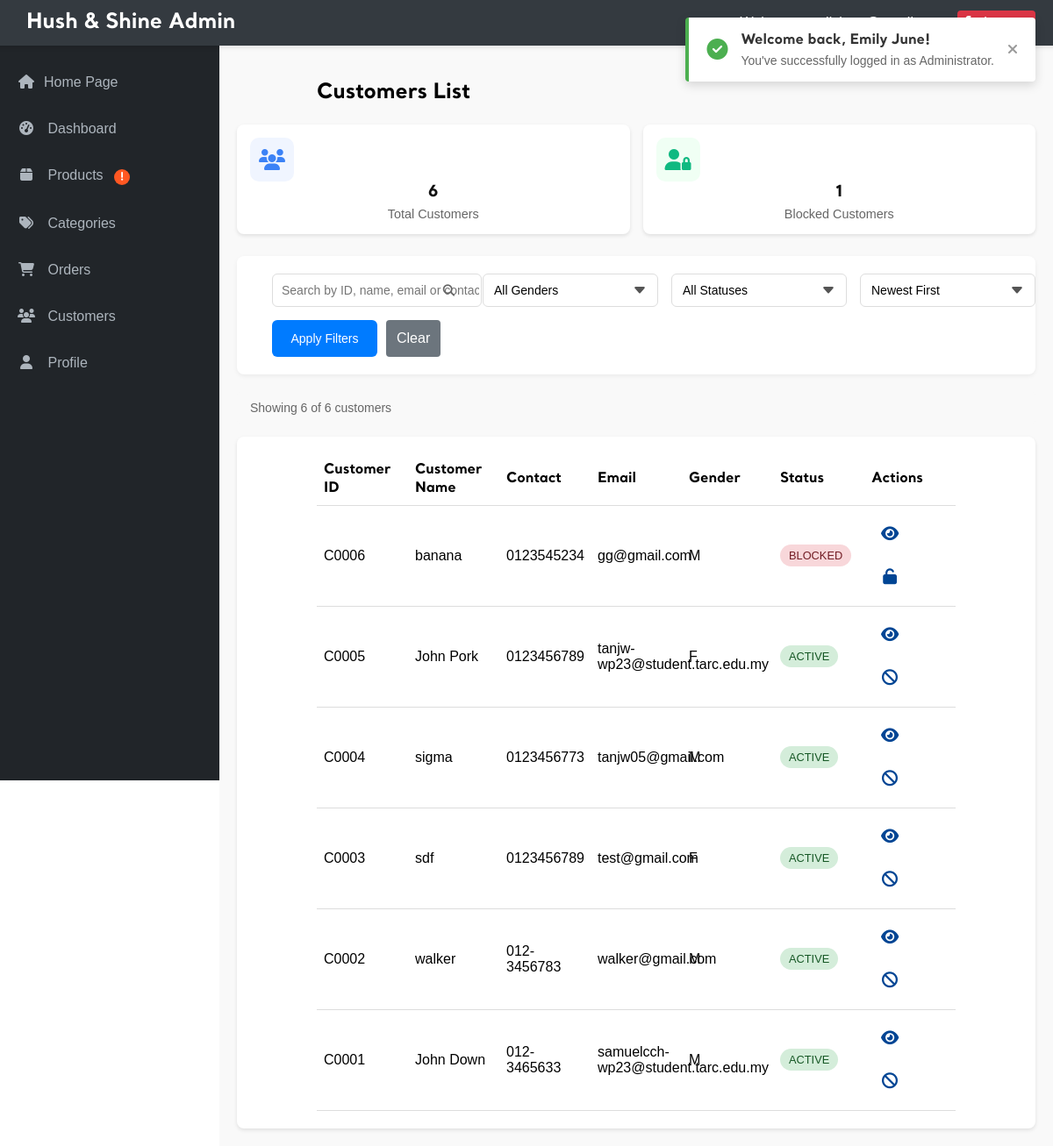
Page /admin/admin_customer.php (signed in) on the earlier database version.
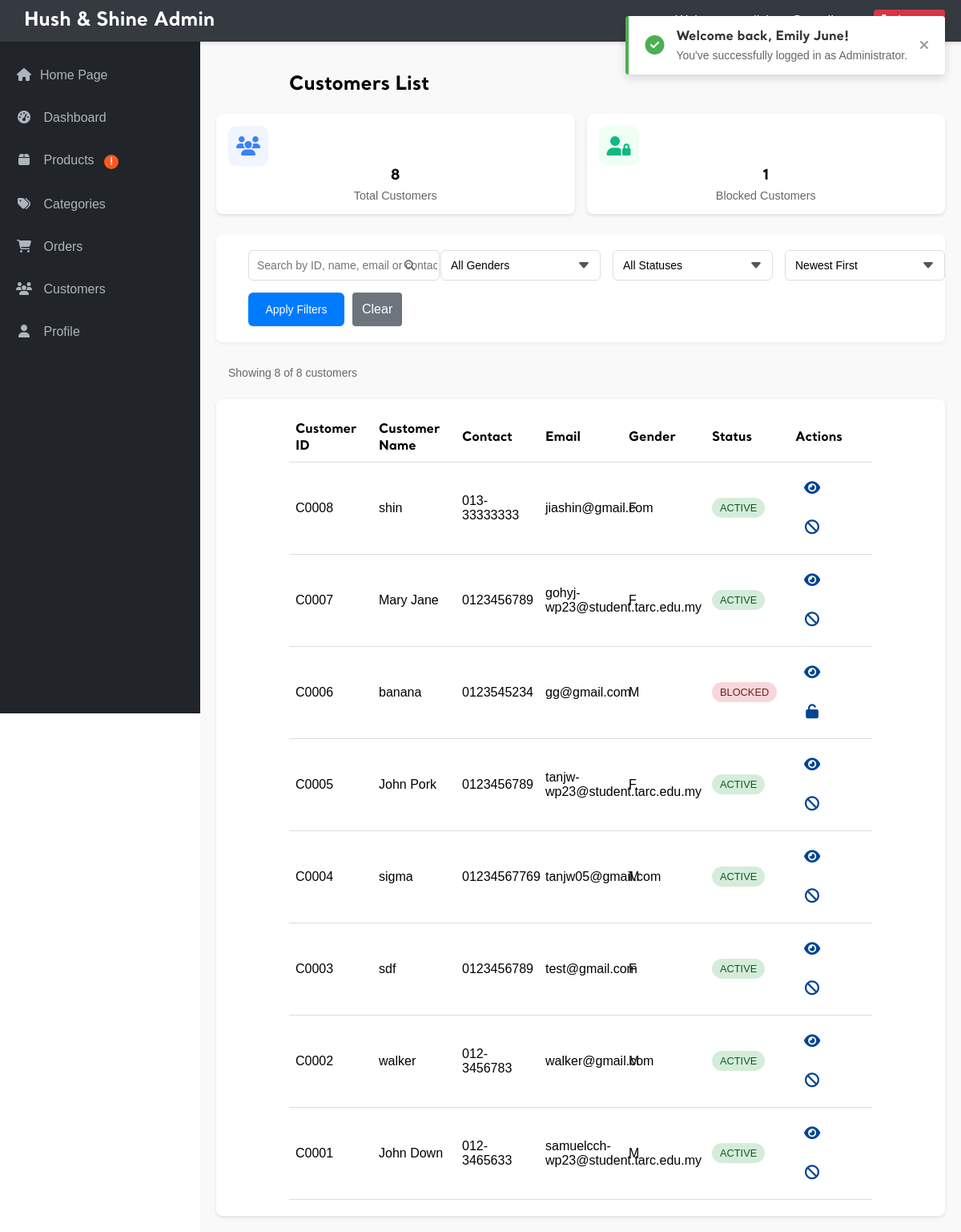
Same page on the later database version.
### tables this page shows
CREATE TABLE `customer` (
  `cust_id` char(5) NOT NULL,
  `cust_name` varchar(50) NOT NULL,
  `cust_contact` varchar(13) NOT NULL,
  `cust_email` varchar(50) NOT NULL,
  `cust_gender` char(1) NOT NULL,
  `cust_password` varchar(100) NOT NULL,
  `cust_photo` varchar(100) NOT NULL,
  `status` enum('active','blocked') DEFAULT 'active',
  `blocked_until` datetime DEFAULT NULL,
  `block_reason` varchar(255) DEFAULT NULL
);

### admin/admin_customer.php (the view, shortened to what this page needs)
<?php
require_once '../_base.php';
include '../_head.php';
$page = isset($_GET['page']) ? (int)$_GET['page'] : 1;
$itemsPerPage = 10;
$offset = ($page - 1) * $itemsPerPage;
$searchTerm = isset($_GET['search']) ? trim($_GET['search']) : '';
$sortBy = isset($_GET['sort']) ? $_GET['sort'] : 'newest';
$where = [];
$params = [];
$whereClause = !empty($where) ? ' WHERE ' . implode(' AND ', $where) : '';
$orderBy = match($sortBy) {
    'name_asc' => 'cust_name ASC',
    'name_desc' => 'cust_name DESC',
    'oldest' => 'cust_id ASC',
    default => 'cust_id DESC'
};
try {
    $countQuery = "SELECT COUNT(*) FROM customer" . $whereClause;
    $stmt = $_db->prepare($countQuery);
    $stmt->execute($params);
    $totalItems = $stmt->fetchColumn();
} catch (PDOException $e) {
    echo "Database error: " . $e->getMessage();
    exit;
}
try {
    $query = "SELECT cust_id, cust_name, cust_contact, cust_email, cust_gender, status, blocked_until
             FROM customer"
             . $whereClause .
             " ORDER BY " . $orderBy .
             " LIMIT " . $itemsPerPage . " OFFSET " . $offset;
    $stmt = $_db->prepare($query);
    $stmt->execute($params);
    $customers = $stmt->fetchAll(PDO::FETCH_ASSOC);
} catch (PDOException $e) {
    echo "Database error: " . $e->getMessage();
    exit;
}
try {
    $statsQuery = $_db->query("SELECT
        COUNT(*) as total_customers,
        SUM(CASE WHEN status = 'blocked' THEN 1 ELSE 0 END) as blocked_customers
        FROM customer");
    $stats = $statsQuery->fetch(PDO::FETCH_ASSOC);
} catch (PDOException $e) {
    $stats = ['total_customers' => 0, 'blocked_customers' => 0];
}
?>
<main class="admin-main">
    <div class="admin-title">
        <h2>Customers List</h2>
    </div>
    <div class="stats-cards">
        <div class="stat-card">
            <div class="stat-icon">
                <i class="fas fa-users"></i>
            </div>
            <div class="stat-info">
                <div class="stat-value"><?= number_format($stats['total_customers']) ?></div>
                <div class="stat-label">Total Customers</div>
            </div>
        </div>
        <div class="stat-card">
            <div class="stat-icon">
                <i class="fas fa-user-lock"></i>
            </div>
            <div class="stat-info">
                <div class="stat-value"><?= number_format($stats['blocked_customers']) ?></div>
                <div class="stat-label">Blocked Customers</div>
            </div>
        </div>
    </div>
    <div class="filter-section">
        <form action="admin_customer.php" method="GET" class="filter-form">
            <div class="filter-row">
                <div class="search-box">
                    <input type="text" name="search" placeholder="Search by ID, name, email or contact" value="<?= htmlspecialchars($searchTerm) ?>">
                    <button type="submit" class="search-btn">
                        <i class="fas fa-search"></i>
                    </button>
                </div>
                <div class="filter-group">
                    <select name="gender" class="filter-select">
                        <option value="">All Genders</option>
                    </select>
                </div>
                <div class="filter-group">
                    <select name="status" class="filter-select">
                        <option value="">All Statuses</option>
                    </select>
                </div>
                <div class="filter-group">
                    <select name="sort" class="filter-select">
                        <option value="newest" <?= $sortBy == 'newest' ? 'selected' : '' ?>>Newest First</option>
                    </select>
                </div>
                <div class="filter-buttons">
                    <button type="submit" class="filter-btn">Apply Filters</button>
                    <a href="admin_customer.php" class="admin-submit-btn secondary">Clear</a>
                </div>
            </div>
        </form>
    </div>
    <div class="product-info-bar">
        <div class="product-count">
            Showing <?= count($customers) ?> of <?= $totalItems ?> customers
        </div>
    </div>
    <div class="table-responsive">
        <table class="admin-table">
            <thead>
                <tr>
                    <th>Customer ID</th>
                    <th>Customer Name</th>
                    <th>Contact</th>
                    <th>Email</th>
                    <th>Gender</th>
                    <th>Status</th>
                    <th>Actions</th>
                </tr>
            </thead>
            <tbody>
                <?php if (count($customers) > 0): ?>
                    <?php foreach ($customers as $customer): ?>
                        <tr>
                            <td><?= htmlspecialchars($customer['cust_id']) ?></td>
                            <td><?= htmlspecialchars($customer['cust_name']) ?></td>
                            <td><?= htmlspecialchars($customer['cust_contact']) ?></td>
                            <td><?= htmlspecialchars($customer['cust_email']) ?></td>
                            <td><?= htmlspecialchars($customer['cust_gender']) ?></td>
                            <td>
                                <?php if ($customer['status'] === 'blocked'): ?>
                                    <span class="status-badge blocked" title="Blocked until: <?= date('F j, Y g:i A', strtotime($customer['blocked_until'])) ?>">
                                        Blocked
                                    </span>
                                <?php else: ?>
                                    <span class="status-badge active">Active</span>
                                <?php endif; ?>
                            </td>
                            <td class="actions">
                                <a href="view_customer.php?id=<?= $customer['cust_id'] ?>" class="btn" title="View Customer">
                                    <i class="fas fa-eye"></i>
                                </a>
                                <a href="view_customer.php?id=<?= $customer['cust_id'] ?>" class="btn <?= $customer['status'] === 'blocked' ? 'btn-warning' : 'btn-danger' ?>" title="<?= $customer['status'] === 'blocked' ? 'Manage Block Status' : 'Block Customer' ?>">
                                    <i class="fas <?= $customer['status'] === 'blocked' ? 'fa-unlock' : 'fa-ban' ?>"></i>
                                </a>
                            </td>
                        </tr>
                    <?php endforeach; ?>
                <?php else: ?>
                    <tr>
                        <td colspan="7">No customers found</td>
                    </tr>
                <?php endif; ?>
            </tbody>
        </table>
    </div>
</main>

### _head.php (shortened to what this page needs)
<?php
function hasLowStockProducts() {
    global $_db;
    try {
        $stmt = $_db->prepare("SELECT COUNT(*) FROM product WHERE quantity <= ? AND quantity > 0");
        $stmt->execute([LOW_STOCK_THRESHOLD]);
        return $stmt->fetchColumn() > 0;
    } catch (PDOException $e) {
        return false;
    }
}
$checkLowStock = false;
if (isset($_SESSION['user']) && $_SESSION['user'] == "admin") {
    $checkLowStock = true;
}
$hasLowStock = false;
if ($checkLowStock) {
    $hasLowStock = hasLowStockProducts();
}
$isAdminSection = strpos($_SERVER['REQUEST_URI'], '/admin/') !== false;
    $_adminContext = $_adminContext ?? $isAdminSection;
?>
<!DOCTYPE html>
<html lang="en">
<head>
    <link rel="stylesheet" href="/css/app.css">
    <link href="https://unpkg.com/aos@2.3.1/dist/aos.css" rel="stylesheet">
</head>
<body>
<?php
    if (isset($_SESSION['login_success']) && isset($_SESSION['login_time']) && time() - $_SESSION['login_time'] < 2):
        $user_type = $_SESSION['user'] === 'admin' ? 'Administrator' : 'Customer';
        $user_name = $_SESSION['user'] === 'admin' ? $_SESSION['admin_name'] : $_SESSION['cust_name'];
    ?>
    <div id="login-success-toast" class="success-toast">
        <div class="toast-content">
            <div class="toast-icon">
                <i class="fas fa-check-circle"></i>
            </div>
            <div class="toast-message">
                <strong>Welcome back, <?= htmlspecialchars($user_name) ?>!</strong>
                <span>You've successfully logged in as <?= htmlspecialchars($user_type) ?>.</span>
            </div>
        </div>
        <button class="toast-close" onclick="closeToast()">
            <i class="fas fa-times"></i>
        </button>
    </div>
    <?php endif; ?>
    <?php if (isset($_SESSION['user']) && $_SESSION['user'] == "admin" && $_adminContext): ?>
        <header class="admin-header">
            <div class="admin-nav">
                <div class="admin-logo">
                    <h1>Hush & Shine Admin</h1>
                </div>
                <div class="admin-user">
                    <?php if (isset($_SESSION['admin_email'])): ?>
                        <span>Welcome, <?= htmlspecialchars($_SESSION['admin_email']) ?></span>
                        <a href="/page/logout.php" class="logout-btn"><i class="fas fa-sign-out-alt"></i> Logout</a>
                    <?php endif; ?>
                </div>
            </div>
        </header>
        <div class="admin-container">
            <nav class="admin-sidebar">
                <ul>
                    <li><a href="../index.php"> <i class="fas fa-home"></i>Home Page</a></li>
                    <li><a href="/admin/admin_dashboard.php"><i class="fas fa-tachometer-alt"></i> Dashboard</a></li>
                    <li>
                        <a href="/admin/admin_products.php">
                            <i class="fas fa-box"></i> Products
                            <?php if ($hasLowStock): ?>
                                <span class="notification-dot" title="Products with low stock">!</span>
                            <?php endif; ?>
                        </a>
                    </li>
                    <li><a href="/admin/admin_category.php"><i class="fas fa-tags"></i> Categories</a></li>
                    <li><a href="/admin/admin_orders.php"><i class="fas fa-shopping-cart"></i> Orders</a></li>
                    <li><a href="/admin/admin_customer.php"><i class="fas fa-users"></i> Customers</a></li>
                    <li><a href="/admin/admin_profile.php"><i class="fas fa-user"></i> Profile</a></li>
            </nav>
    <?php endif; ?>
    <main>

Differences in the rows shown:
added customer: cust_id "C0008", cust_name "shin", cust_contact "013-33333333", cust_email "jiashin@gmail.com", cust_gender "F", status "ACTIVE"
added customer: cust_id "C0007", cust_name "Mary Jane", cust_contact "0123456789", cust_email "gohyj-wp23@student.tarc.edu.my", cust_gender "F", status "ACTIVE"
changed customer "sigma": cust_contact "0123456773" → "01234567769"
Other differences:
$stats['total_customers']: "6" → "8"
count($customers): "6" → "8"
$totalItems: "6" → "8"
